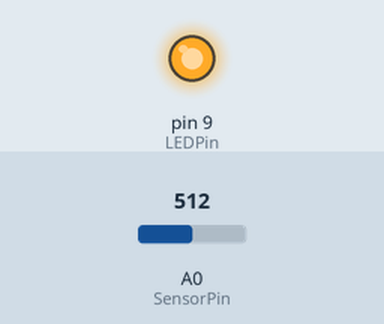
Simulated run of this sketch. Board: Arduino Uno, built with avr-gcc and run on an emulated ATmega328P. Parts: output pins drawn as LEDs (lit = HIGH). Inputs (shaded band) come from the test bench; at power-on: A0 (SensorPin) = 512.

Above: at 0.1 s.
Timing chart, 0 to 1.6 s (numbered marks = the images above):
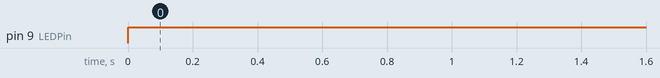

The sketch:

sketch_mar11b.ino
```cpp
const int SensorPin = 0;
const int LEDPin = 9;

void setup(){
  pinMode(SensorPin, INPUT);
  pinMode(LEDPin, OUTPUT);
}

void loop(){
  int SensorValue = analogRead(SensorPin);
  digitalWrite(LEDPin,HIGH);
  delay(SensorValue);
  digitalWrite(LEDPin,HIGH);
   delay(SensorValue);
 }
```

Measured:
- by itself, pin 9 (LEDPin): LOW → HIGH at 0.00 s
